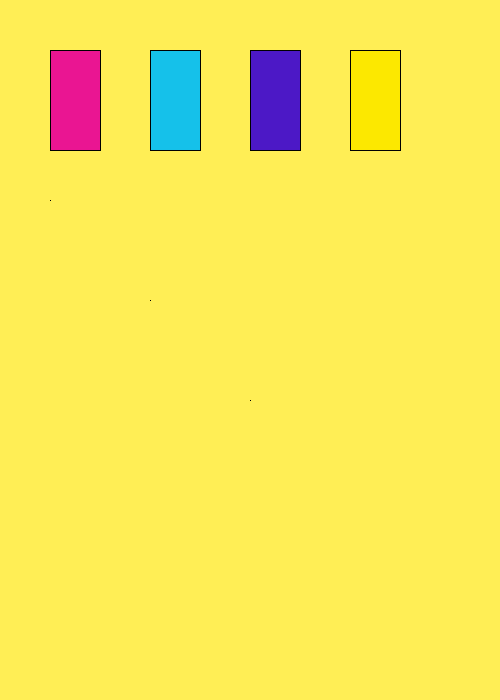
Frame 1 (no input)
Frame 60 (the mouse pressed at the canvas centre just before this capture): identical to frame 1, image omitted
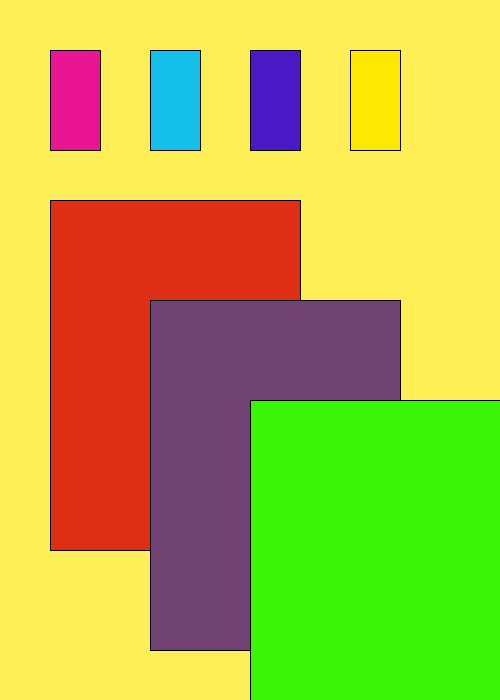
Frame 120 (the mouse held since frame 60 and released just before this capture)

The Processing sketch that drew these frames (run headless with seeded random() and noise(); from frame 60 on, the mouse is pressed at the canvas centre):

// Processing sketch: processing_131935
// ── processing_131935.pde

void setup(){
  size(500,700);
}

void draw(){
  background(#ffee55);
  
  fill(234,21,146);
  rect(50,50,50,100);
  
  fill(21,193,234);
  rect(150,50,50,100);
  
  fill(76,24,198);
  rect(250,50,50,100);
  
  fill(252,232,0);
  rect(350,50,50,100);
  
  
  int a=mouseX;
  int b=mouseY;
  
  fill(222,47,20);
  rect(50,200,a,b);
  
  fill(112,66,113);
  rect(150,300,a,b);
  
  fill(58,245,7);
  rect(250,400,a,b);
}  
